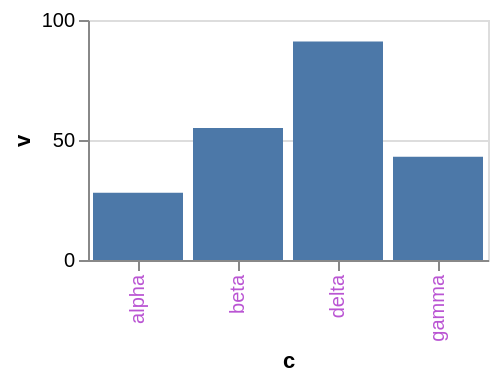

Here is the Vega-Lite specification saved for this chart:
### Vega-Lite specification from a JSON file in a GitHub repository (floating-point values rounded to 4 significant figures)
{"$schema": "https://vega.github.io/schema/vega-lite/v6.json", "width": 200, "height": 120, "data": {"values": [{"c": "alpha", "v": 28, "w": 3, "t": "2024-01-07"}, {"c": "beta", "v": 55, "w": 7, "t": "2024-03-19"}, {"c": "gamma", "v": 43, "w": 5, "t": "2024-06-02"}, {"c": "delta", "v": 91, "w": 9, "t": "2024-09-11"}]}, "mark": "bar", "encoding": {"x": {"field": "c", "type": "nominal", "axis": {"labelColor": "mediumorchid"}}, "y": {"field": "v", "type": "quantitative"}}}
